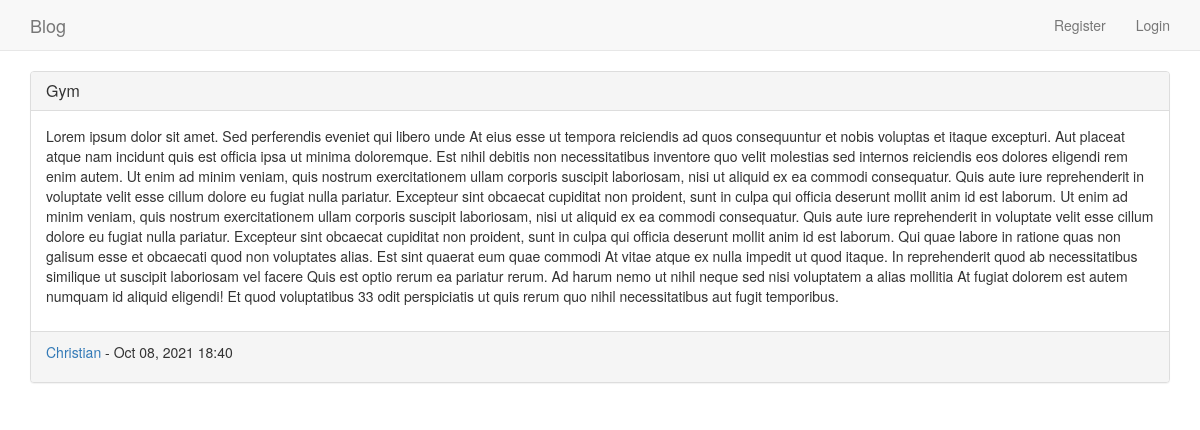
Screenshot of /read_more/2/ with the database file from the repository.
### blog_added/models.py (models this page shows, shortened)
class BlogPost(models.Model):
    title = models.CharField(max_length=250)
    text = models.TextField()
    date_added = models.DateTimeField(auto_now_add=True)
    owner = models.ForeignKey(User, on_delete=CASCADE)
    class Meta:
        verbose_name_plural = 'Blog posts'

### blog_added/views.py (the view)
# urls.py: path('read_more/<int:blogpost_id>/', views.read_more, name='read_more'),
def read_more(request, blogpost_id):
    post = BlogPost.objects.get(id=blogpost_id)
    context = {'post': post}
    return render(request, 'blog_added/read_more.html', context)

### templates/blog_added/read_more.html
{% extends 'base.html' %}
{% load bootstrap3 %}
{% block content %}
<div class="panel panel-default">
    <div class="panel-heading">
        <h3 class="panel-title">{{ post.title }}</h3>
    </div>
    <div class="panel-body">
        <p>{{ post.text }}</p>
     </div>
    <div class="panel-footer">
        <p><a>{{ post.owner }}</a> - {{ post.date_added|date:'M d, Y H:i' }}</p>
    </div>
</div>
{% endblock content %}

### rows the page displays
BlogPost: title "Gym", text "Lorem ipsum dolor sit amet. Sed perferendis eveniet qui libero unde At eius esse ut tempora reiciendis ad quos consequuntur et nobis voluptas et itaque excepturi. Aut placeat atque nam incidunt quis est officia ipsa ut minima doloremque. Est nihil debitis non necessitatibus inventore quo velit molestias sed internos reiciendis eos dolores eligendi rem enim autem. Ut enim ad minim veniam, quis nostrum exercitationem ullam corporis suscipit laboriosam, nisi ut aliquid ex ea commodi consequatur. Quis aute iure reprehenderit in voluptate velit esse cillum dolore eu fugiat nulla pariatur. Excepteur sint obcaecat cupiditat non proident, sunt in culpa qui officia deserunt mollit anim id est…", owner "Christian", date_added "Oct 08, 2021 18:40"
